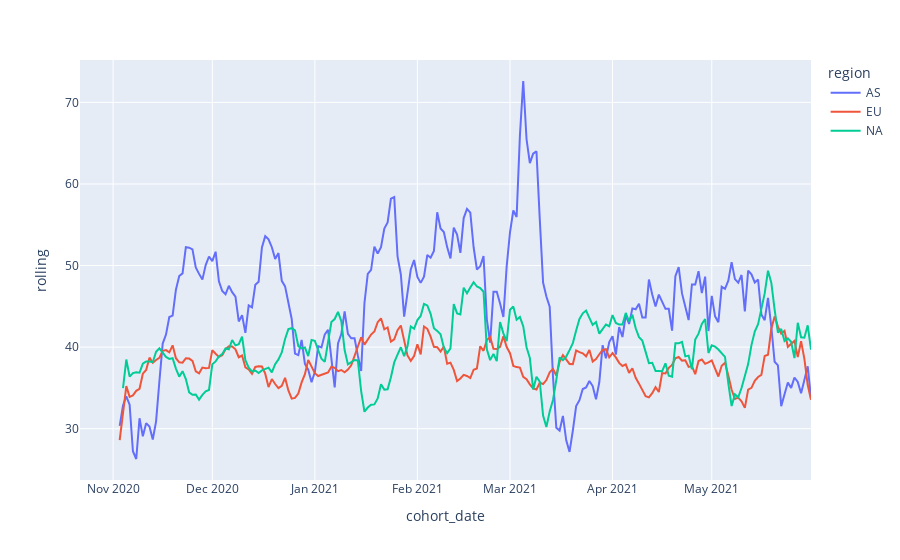

The notebook cell saved with this chart:
### Code cell
ShowRollingMeanDay2Retention(10)

### Figure 1 — Plotly figure (JSON) as saved in the notebook; plotly's stock layout.template omitted (floating-point values rounded to 4 significant figures; data arrays with more than 128 entries replaced by an {"elided": "..."} marker saying what was removed)
{"data": [{"hovertemplate": "region=AS<br>cohort_date=%{x}<br>rolling=%{y}<extra></extra>", "legendgroup": "AS", "line": {"color": "#636efa", "dash": "solid"}, "marker": {"symbol": "circle"}, "mode": "lines", "name": "AS", "orientation": "v", "showlegend": true, "type": "scatter", "x": {"elided": "218 str values"}, "xaxis": "x", "y": {"elided": "218 float values"}, "yaxis": "y"}, {"hovertemplate": "region=EU<br>cohort_date=%{x}<br>rolling=%{y}<extra></extra>", "legendgroup": "EU", "line": {"color": "#EF553B", "dash": "solid"}, "marker": {"symbol": "circle"}, "mode": "lines", "name": "EU", "orientation": "v", "showlegend": true, "type": "scatter", "x": {"elided": "219 str values"}, "xaxis": "x", "y": {"elided": "219 float values"}, "yaxis": "y"}, {"hovertemplate": "region=NA<br>cohort_date=%{x}<br>rolling=%{y}<extra></extra>", "legendgroup": "NA", "line": {"color": "#00cc96", "dash": "solid"}, "marker": {"symbol": "circle"}, "mode": "lines", "name": "NA", "orientation": "v", "showlegend": true, "type": "scatter", "x": {"elided": "218 str values"}, "xaxis": "x", "y": {"elided": "218 float values"}, "yaxis": "y"}], "layout": {"legend": {"title": {"text": "region"}, "tracegroupgap": 0}, "margin": {"t": 60}, "xaxis": {"anchor": "y", "domain": [0, 1], "title": {"text": "cohort_date"}}, "yaxis": {"anchor": "x", "domain": [0, 1], "title": {"text": "rolling"}}}}
